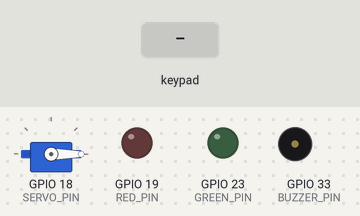
Simulated run of this sketch. Board: ESP32. On the bench: servo, output pins drawn as LEDs (lit = HIGH), buzzer (waves = sounding). The inputs (shaded band) are chosen by the test bench. What the sketch prints to the serial monitor is not drawn.

Above: at 1.2 s.
1.3 s: keypad keys 1 2 3 4 pressed 0.4 s apart
At 1.53 s:
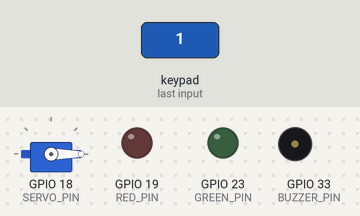
4.4 s: key '#' pressed
At 5.7 s:
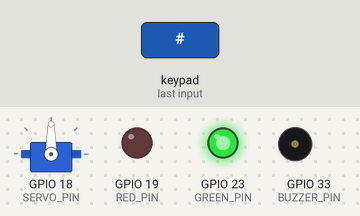
7.4 s: keypad keys 1 3 1 4 2 7 2 6 # pressed 0.4 s apart
At 11.4 s:
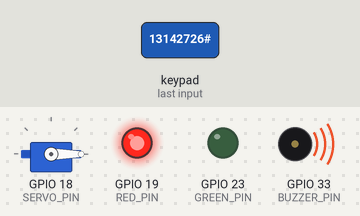
13.1 s: key '*' pressed
At 14.5 s:
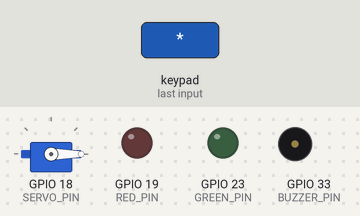
Timing chart, 0 to 15.6 s (numbered marks = the images above; inputs shaded):
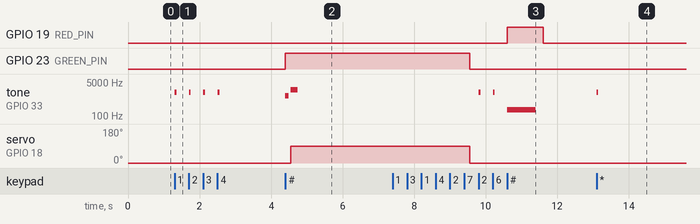

The sketch:

L16_ChangeCode.ino
```cpp
// Lesson 16 challenge solution: secret stars, changeable code, lockout
// - The Serial Monitor shows * instead of the digits you type.
// - While the door is open, press A, type a new code, then #.
// - 3 wrong codes in a row lock the keypad for 30 seconds.

#include <Keypad.h>
#include <ESP32Servo.h>

char keys[4][4] = {
  {'1', '2', '3', 'A'},
  {'4', '5', '6', 'B'},
  {'7', '8', '9', 'C'},
  {'*', '0', '#', 'D'}
};
byte rowPins[4] = {13, 14, 27, 26};
byte colPins[4] = {25, 4, 16, 17};
Keypad keypad = Keypad(makeKeymap(keys), rowPins, colPins, 4, 4);

const int BUZZER_PIN = 33;
const int RED_PIN = 19;
const int GREEN_PIN = 23;
const int SERVO_PIN = 18;

Servo lock;
String secret = "1234";
String typed = "";
int wrongTries = 0;

// Waits for keys (gives up after timeoutMs with no key). Returns the
// code typed before '#', or "" on timeout or '*'.
String readCode(unsigned long timeoutMs) {
  String code = "";
  unsigned long start = millis();
  while (millis() - start < timeoutMs) {
    char key = keypad.getKey();
    if (!key) continue;
    tone(BUZZER_PIN, 1500, 50);
    start = millis();
    if (key == '#') return code;
    if (key == '*') return "";
    code = code + key;
    Serial.print("*");
  }
  return "";
}

void openLock() {
  Serial.println("\nCorrect! Door open. Press A to change the code.");
  wrongTries = 0;
  digitalWrite(GREEN_PIN, HIGH);
  tone(BUZZER_PIN, 1000, 100);
  delay(150);
  tone(BUZZER_PIN, 2000, 200);
  lock.write(90);

  unsigned long start = millis();
  while (millis() - start < 5000) {
    if (keypad.getKey() == 'A') {
      Serial.println("Type the new code, then #");
      String newCode = readCode(10000);
      if (newCode.length() >= 4) {
        secret = newCode;
        Serial.println("\nNew code saved!");
      } else {
        Serial.println("\nCode must be at least 4 keys. Not changed.");
      }
      break;
    }
  }

  lock.write(0);
  digitalWrite(GREEN_PIN, LOW);
  Serial.println("Locked again.");
}

void wrongCode() {
  wrongTries = wrongTries + 1;
  Serial.println("\nWRONG CODE!");
  digitalWrite(RED_PIN, HIGH);
  tone(BUZZER_PIN, 200, 800);
  delay(1000);
  if (wrongTries >= 3) {
    Serial.println("Too many tries. Keypad locked for 30 seconds.");
    for (int s = 30; s > 0; s--) {
      digitalWrite(RED_PIN, s % 2);
      delay(1000);
    }
    wrongTries = 0;
    Serial.println("You may try again.");
  }
  digitalWrite(RED_PIN, LOW);
}

void setup() {
  Serial.begin(115200);
  pinMode(RED_PIN, OUTPUT);
  pinMode(GREEN_PIN, OUTPUT);
  lock.attach(SERVO_PIN, 500, 2400);
  lock.write(0);
  Serial.println("Enter the code, then press #");
}

void loop() {
  char key = keypad.getKey();
  if (!key) {
    return;
  }
  tone(BUZZER_PIN, 1500, 50);

  if (key == '*') {
    typed = "";
    Serial.println("\nCleared");
  } else if (key == '#') {
    if (typed == secret) {
      openLock();
    } else {
      wrongCode();
    }
    typed = "";
  } else {
    typed = typed + key;
    Serial.print("*");
  }
}
```

Measured:
- after the input at 1.3 s, tone on GPIO 33 (BUZZER_PIN): alternates 1500 Hz for 0.05 s and silent for 0.35 s, 8 changes in all, then stays silent, starting at once
- after the input at 4.4 s, GPIO 23 (GREEN_PIN): LOW → HIGH at once; tone on GPIO 33 (BUZZER_PIN): silent → 1000 Hz at once, → silent 0.10 s later, → 2000 Hz 0.05 s later, → silent 0.20 s later; servo on GPIO 18 (SERVO_PIN): 0° → 90° after 0.15 s
- after the input at 7.4 s, GPIO 19 (RED_PIN): LOW → HIGH after 3.2 s, → LOW 1.0 s later; tone on GPIO 33 (BUZZER_PIN): plays 1500 Hz for 0.05 s, 1500 Hz for 0.05 s, 200 Hz for 0.80 s, starting after 2.4 s
- after the input at 13.1 s, tone on GPIO 33 (BUZZER_PIN): silent → 1500 Hz at once, → silent 0.05 s later
